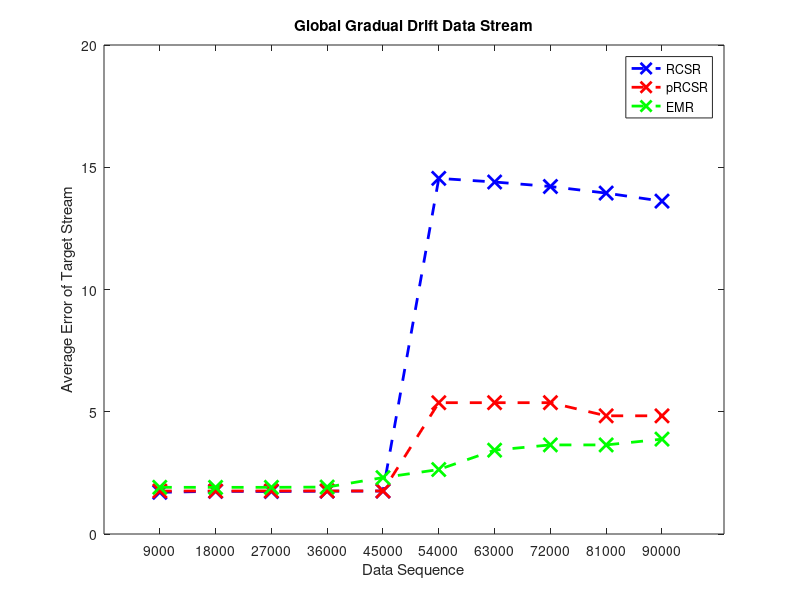

Write the MATLAB code that produced this figure.
x = [9000, 18000, 27000, 36000, 45000, 54000, 63000, 72000, 81000, 90000]
RCSR = [1.70524148031,1.74672090836,1.73817766251,1.75198614173,1.75741502695,14.5452616818,14.3964363871,14.2123695064,13.9425430844,13.6130922499]
pRCSR = [1.756981919826372,1.756981919826372,1.7603442217737264, 1.7603442217737264, 1.7603442217737264, 5.370707268386861, 5.370707268386861, 5.370707268386861,4.833984870949111,4.833984870949111]
EMR = [1.909513199680006,1.9084806745468845,1.9087301313209553, 1.9199646203091927, 2.307676144929512, 2.637032518380448, 3.4298503177006294,3.643569595603057,3.643569595603057,3.879344847565939]
plot(x,RCSR,'--x',...
    'LineWidth',2,...
    'MarkerSize',10,...
    'Color','b',...
    'MarkerEdgeColor','b',...
    'MarkerFaceColor','b');
hold on;
plot(x,pRCSR,'--x',...
    'LineWidth',2,...
    'Color','r',...
    'MarkerSize',10,...
    'MarkerEdgeColor','r',...
    'MarkerFaceColor','r');
hold on;
plot(x,EMR,'--x',...
    'LineWidth',2,...
    'Color','g',...
    'MarkerSize',10,...
    'MarkerEdgeColor','g',...
    'MarkerFaceColor','g');
hold on;


% plot(x, RCSR,'--x','LineWidth',2, x, pRCSR, '--x','LineWidth',2, x, EMR, '--x','LineWidth',2);
xticks([9000, 18000, 27000, 36000, 45000, 54000, 63000, 72000, 81000, 90000]);
xticklabels({'9000', '18000', '27000', '36000', '45000', '54000', '63000', '72000', '81000', '90000'})
xlabel('Data Sequence');
ylabel('Average Error of Target Stream');
title('Global Gradual Drift Data Stream')
legend('RCSR','pRCSR', 'EMR')
